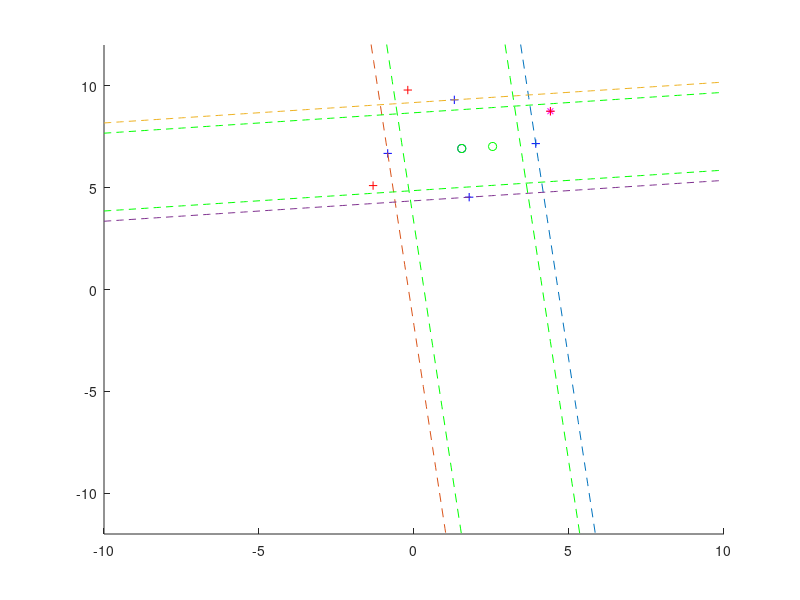

This figure's MATLAB source:
close all;
clc;
x = -10:0.1:10;

%plot(x,1/0.98*(0.22*x+2.3))
hold on;
p =[4.4,8.75];
plot(p(1),p(2),'m*')
plot(4.4,8.75,'r+')
plot(-0.2,9.79,'r+')
plot(-1.32,5.1,'r+')

% current state
current_state = [1.54,6.92];
plot(1.54,6.92,'bo')

% orientation
theta = 0.1;
[delta_x, delta_y] = pol2cart(theta,1);
plot([current_state(1), current_state(1) + delta_x], [current_state(2), current_state(2) + delta_y],'go' )
hold on;
ylim([-12,12])

r_max = 2.4;
obstacles1 = current_state' + [cos(theta) -sin(theta);sin(theta),cos(theta)]*[r_max;0];
obstacles2 = current_state' + [cos(theta) -sin(theta);sin(theta),cos(theta)]*[-r_max;0];
obstacles3 = current_state' + [cos(theta) -sin(theta);sin(theta),cos(theta)]*[0;r_max];
obstacles4 = current_state' + [cos(theta) -sin(theta);sin(theta),cos(theta)]*[0;-r_max];

plot(obstacles1(1),obstacles1(2),'b+')
plot(obstacles2(1),obstacles2(2),'b+')
plot(obstacles3(1),obstacles3(2),'b+')
plot(obstacles4(1),obstacles4(2),'b+')

p1 = obstacles1 - current_state';
p2 = obstacles2 - current_state';
p3 = obstacles3 - current_state';
p4 = obstacles4 - current_state';

A1 = -1*p1/norm(p1);
A2 = -1*p2/norm(p2);
A3 = -1*p3/norm(p3);
A4 = -1*p4/norm(p4);

b1 = A1'*obstacles1;
b2 = A2'*obstacles2;
b3 = A3'*obstacles3;
b4 = A4'*obstacles4;

plot(x,(-x*A1(1)+b1)/A1(2),'--')
plot(x,(-x*A2(1)+b2)/A2(2),'--')
plot(x,(-x*A3(1)+b3)/A3(2),'--')
plot(x,(-x*A4(1)+b4)/A4(2),'--')

b1 = A1'*obstacles1+0.5;
b2 = A2'*obstacles2+0.5;
b3 = A3'*obstacles3+0.5;
b4 = A4'*obstacles4+0.5;

plot(x,(-x*A1(1)+b1)/A1(2),'g--')
plot(x,(-x*A2(1)+b2)/A2(2),'g--')
plot(x,(-x*A3(1)+b3)/A3(2),'g--')
plot(x,(-x*A4(1)+b4)/A4(2),'g--')

constraint1 = current_state(1)*A1(1)-b1+A1(2)*current_state(2)
constraint2 = current_state(1)*A2(1)-b2+A2(2)*current_state(2)
constraint3 = current_state(1)*A3(1)-b3+A3(2)*current_state(2)
constraint4 = current_state(1)*A4(1)-b4+A4(2)*current_state(2)

obstacle_constraint1 = p(1)*A1(1)-b1+A1(2)*p(2)
obstacle_constraint2 = p(1)*A2(1)-b2+A2(2)*p(2)
obstacle_constraint3 = p(1)*A3(1)-b3+A3(2)*p(2)
obstacle_constraint4 = p(1)*A4(1)-b4+A4(2)*p(2)